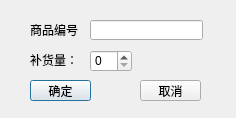
<?xml version="1.0" encoding="UTF-8"?>
<ui version="4.0">
 <class>InventorySupplyDialog</class>
 <widget class="QDialog" name="InventorySupplyDialog">
  <property name="geometry">
   <rect>
    <x>0</x>
    <y>0</y>
    <width>236</width>
    <height>118</height>
   </rect>
  </property>
  <property name="windowTitle">
   <string>Dialog</string>
  </property>
  <widget class="QLabel" name="label">
   <property name="geometry">
    <rect>
     <x>30</x>
     <y>20</y>
     <width>51</width>
     <height>20</height>
    </rect>
   </property>
   <property name="text">
    <string>商品编号：</string>
   </property>
  </widget>
  <widget class="QLineEdit" name="edtId">
   <property name="geometry">
    <rect>
     <x>90</x>
     <y>20</y>
     <width>113</width>
     <height>20</height>
    </rect>
   </property>
  </widget>
  <widget class="QLabel" name="label_2">
   <property name="geometry">
    <rect>
     <x>30</x>
     <y>50</y>
     <width>51</width>
     <height>20</height>
    </rect>
   </property>
   <property name="text">
    <string>补货量：</string>
   </property>
  </widget>
  <widget class="QSpinBox" name="spbSupplyNum">
   <property name="geometry">
    <rect>
     <x>90</x>
     <y>50</y>
     <width>42</width>
     <height>22</height>
    </rect>
   </property>
  </widget>
  <widget class="QPushButton" name="btnConfirm">
   <property name="geometry">
    <rect>
     <x>30</x>
     <y>80</y>
     <width>61</width>
     <height>21</height>
    </rect>
   </property>
   <property name="text">
    <string>确定</string>
   </property>
  </widget>
  <widget class="QPushButton" name="btnCancel">
   <property name="geometry">
    <rect>
     <x>140</x>
     <y>80</y>
     <width>61</width>
     <height>21</height>
    </rect>
   </property>
   <property name="text">
    <string>取消</string>
   </property>
  </widget>
 </widget>
 <resources/>
 <connections/>
</ui>
